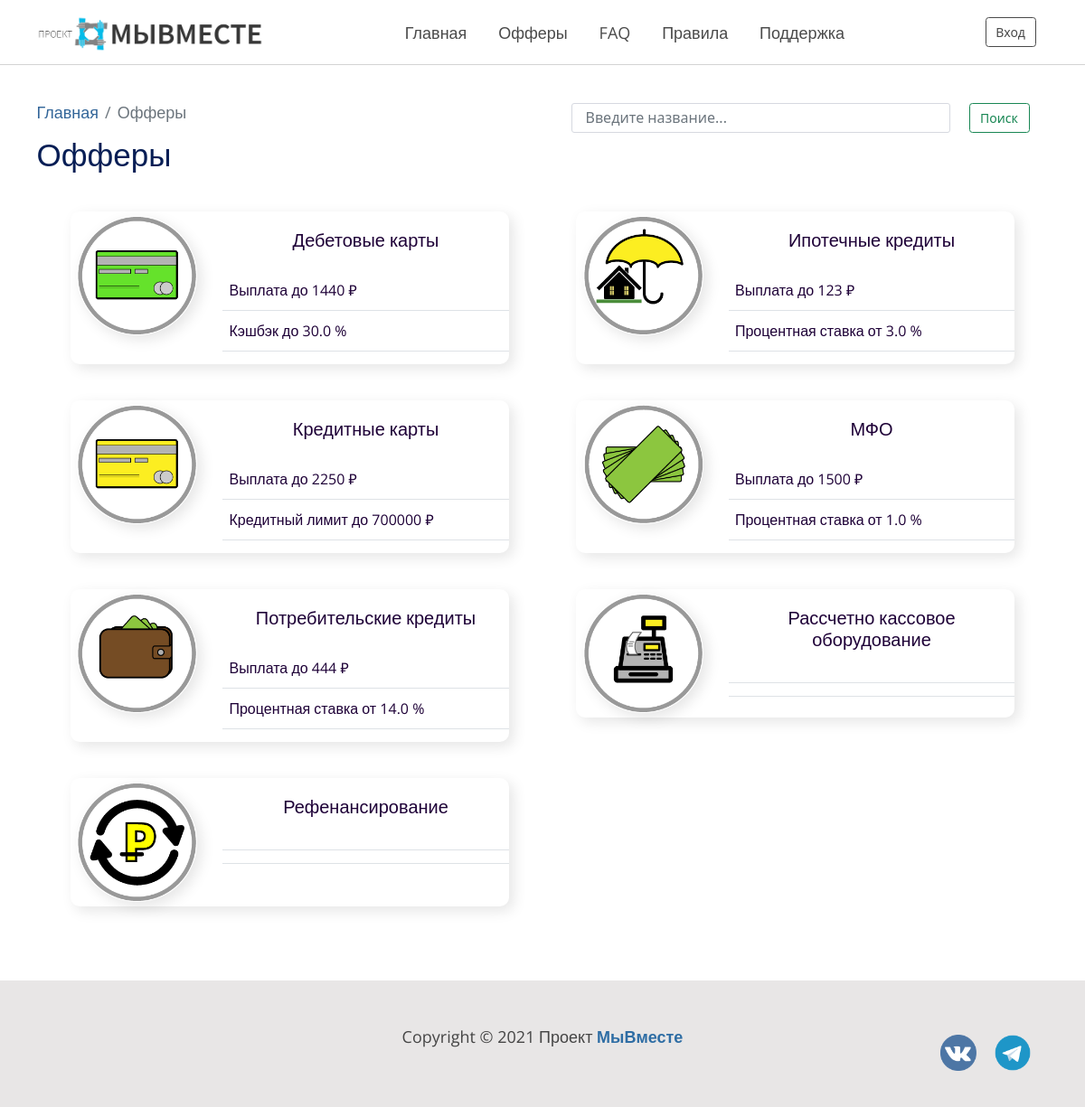
Before: /offers/ with the older database file.
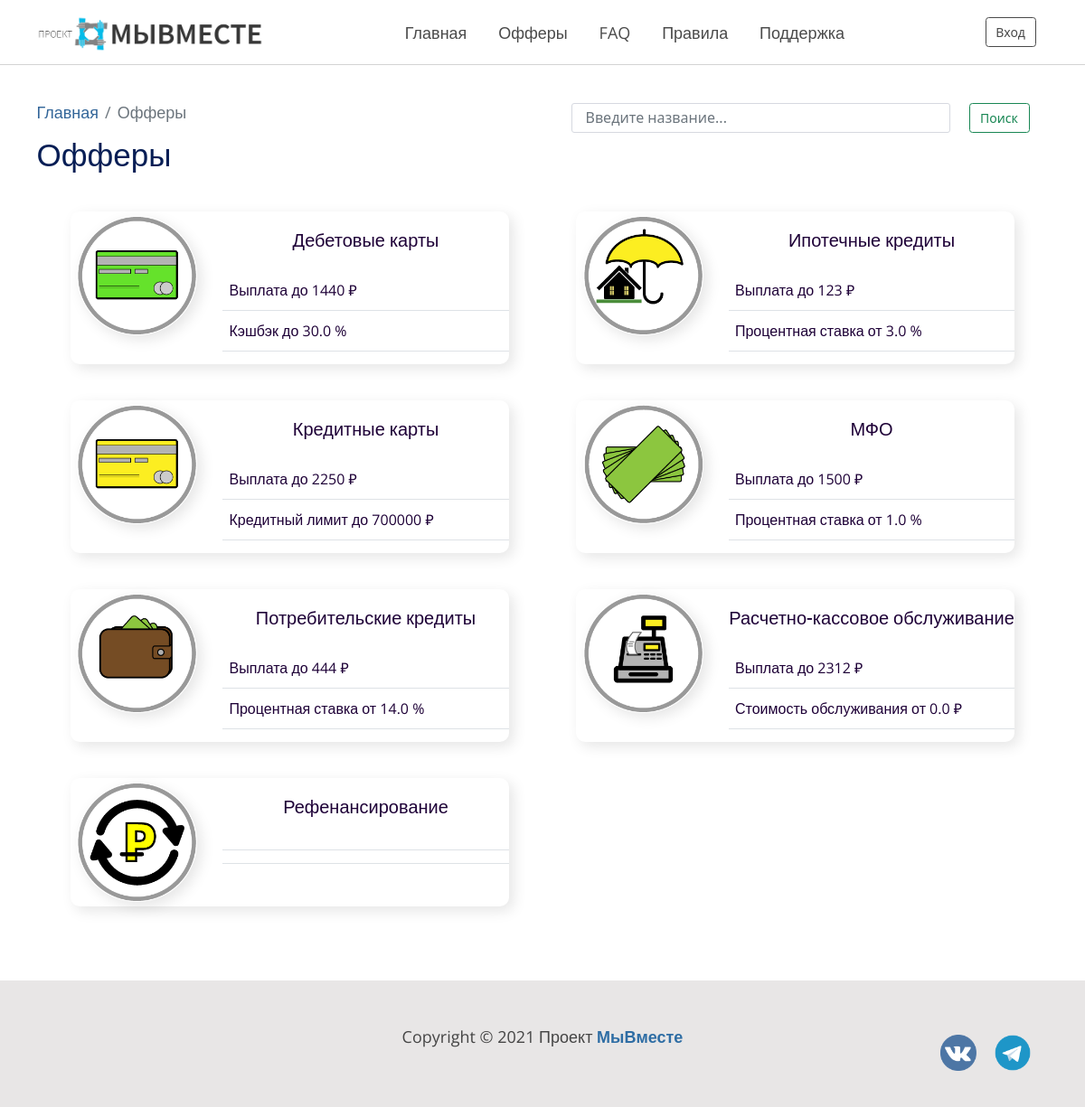
After: the same page with the newer database file.
### web/models.py (models this page shows, shortened)
class Categories(models.Model):
    name = models.CharField(max_length=250, verbose_name='Имя')
    slug = models.CharField(max_length=250, verbose_name='Ссылка')
    image = models.ImageField(upload_to='images/categories', verbose_name='Изображение', blank=True, null=True)
    is_active = models.BooleanField(default=True, verbose_name='Активен')
    objects = CategoryManager()
    class Meta:
        ordering = ('name',)
        verbose_name = 'Категория'
        verbose_name_plural = '- Категории -'

### web/views.py (the view)
# urls.py: path('offers/', cache_page(60)(OffersView.as_view()), name='offers'),
class OffersView(UserMixin, ListView):
    model = Categories
    template_name = 'web/all_offers.html'
    context_object_name = 'categories'
    def get_context_data(self, *, object_list=None, **kwargs):
        context = super(OffersView, self).get_context_data()
        context['title'] = 'Офферы'
        context['user'] = self.user
        context['referred_user'] = self.referred_user
        context['debit_cards'] = DebitCards.objects.filter(is_active=True).aggregate(Max('reward'), Max('cash_back'))
        context['credit_cards'] = CreditCards.objects.filter(is_active=True).aggregate(Max('reward'), Max('limit'))
        context['credits'] = PotrebCredits.objects.filter(is_active=True).aggregate(Max('reward'), Min('percents'))
        context['ipoteka'] = Mortgages.objects.filter(is_active=True).aggregate(Max('reward'), Min('percents'))
        context['rko'] = RKO.objects.filter(is_active=True).aggregate(Max('reward'), Min('service_cost'))
        context['refenancing'] = Refinancing.objects.filter(is_active=True).aggregate(Max('reward'), Min('percents'))
        context['mfo'] = MFO.objects.filter(is_active=True).aggregate(Max('reward'), Min('percents'))
        return context
    def get_queryset(self):
        return Categories.objects.filter(is_active=True).order_by('name')

### profiles/utils.py (called while the page is built)
def get_referred_user(request):
    try:
        referred_user = User.objects.get(username=request.session['referral'])
    except:
        referred_user = None
    return referred_user

### web/mixins.py (called while the page is built)
    def dispatch(self, request, *args, **kwargs):
        self.user = request.user
        self.referred_user = get_referred_user(request)
        return super().dispatch(request, *args, **kwargs)

### web/models.py (called while the page is built)
    def get_queryset(self):
        return super().get_queryset()

### templates/web/all_offers.html
{% extends 'base.html' %}
{% block content %}
    <section class="section_without_color">
        <div class="container mb-5 margin-top-90">
            <div class="row">
                <div class="col-md-6">
                    <nav aria-label="breadcrumb">
                        <ul class="breadcrumb">
                            <li class="breadcrumb-item"><a href="{% url 'home' %}">Главная</a></li>
                            <li class="breadcrumb-item active" aria-current="page">Офферы</li>
                        </ul>
                    </nav>
                </div>
                <div class="col-md-6">
                        {% include 'web/inc/search_form.html' %}
                </div>
                <div class="col-md-6"><h1>Офферы</h1></div>
            </div>
            <div class="container">
                <div class="row">
                    {% for category in categories %}
                        {% include 'web/inc/category_card.html' %}
                    {% endfor %}
                </div>
            </div>
        </div>
    </section>
{% endblock %}

### templates/web/inc/category_card.html
<div class="col-md-6" align="center">
    <div class="category-card">
        <div class="row">
            <div class="col-md-4">
                <a href="{{ category.slug }}">
                    <img src="{{ category.image.url }}" alt="{{ category.name }}">
                </a>
            </div>
            <div class="col-md-8">
                <h5 class="card-title">
                    <a href="{{ category.slug }}">{{ category.name }}</a>
                </h5>
                <div class="category-cart-body">
                    <table class="table mt-4">
                        <tr>
                            <td>
                                {% if category.name == 'Дебетовые карты' %}
                                    <p>Выплата до {{ debit_cards.reward__max }} ₽</p>
                                {% elif category.name == 'Кредитные карты' %}
                                    <p>Выплата до {{ credit_cards.reward__max }} ₽</p>
                                {% elif category.name == 'МФО' %}
                                    <p>Выплата до {{ mfo.reward__max }} ₽</p>
                                {% elif category.name == 'Потребительские кредиты' %}
                                    <p>Выплата до {{ credits.reward__max }} ₽</p>
                                {% elif category.name == 'Ипотечные кредиты' %}
                                    <p>Выплата до {{ ipoteka.reward__max }} ₽</p>
                                {% elif category.name == 'Расчетно-кассовое обслуживание' %}
                                    <p>Выплата до {{ rko.reward__max }} ₽</p>
                                {% elif category.name == 'Рефинансирование' %}
                                    <p>Выплата до {{ refenancing.reward__max }} ₽</p>
                                {% endif %}
                            </td>
                        </tr>
                        <tr>
                            <td>
                                {% if category.name == 'Дебетовые карты' %}
                                    <p>Кэшбэк до {{ debit_cards.cash_back__max }} %</p>
                                {% elif category.name == 'Кредитные карты' %}
                                    <p>Кредитный лимит до {{ credit_cards.limit__max }} ₽</p>
                                {% elif category.name == 'МФО' %}
                                    <p>Процентная ставка от {{ mfo.percents__min }} %</p>
                                {% elif category.name == 'Потребительские кредиты' %}
                                    <p>Процентная ставка от {{ credits.percents__min }} %</p>
                                {% elif category.name == 'Ипотечные кредиты' %}
                                    <p>Процентная ставка от {{ ipoteka.percents__min }} %</p>
                                {% elif category.name == 'Расчетно-кассовое обслуживание' %}
                                    <p>Стоимость обслуживания от {{ rko.service_cost__min }} ₽</p>
                                {% elif category.name == 'Рефинансирование' %}
                                    <p>Процентная ставка от {{ refenancing.percents__min }} %</p>
                                {% endif %}
                            </td>
                        </tr>
                    </table>
                </div>
            </div>
        </div>
    </div>
</div>

Changed rows visible on the page:
changed Categories: name "Рассчетно кассовое оборудование" → "Расчетно-кассовое обслуживание"; reward__max (not shown) → "2312"; service_cost__min (not shown) → "0.0"
